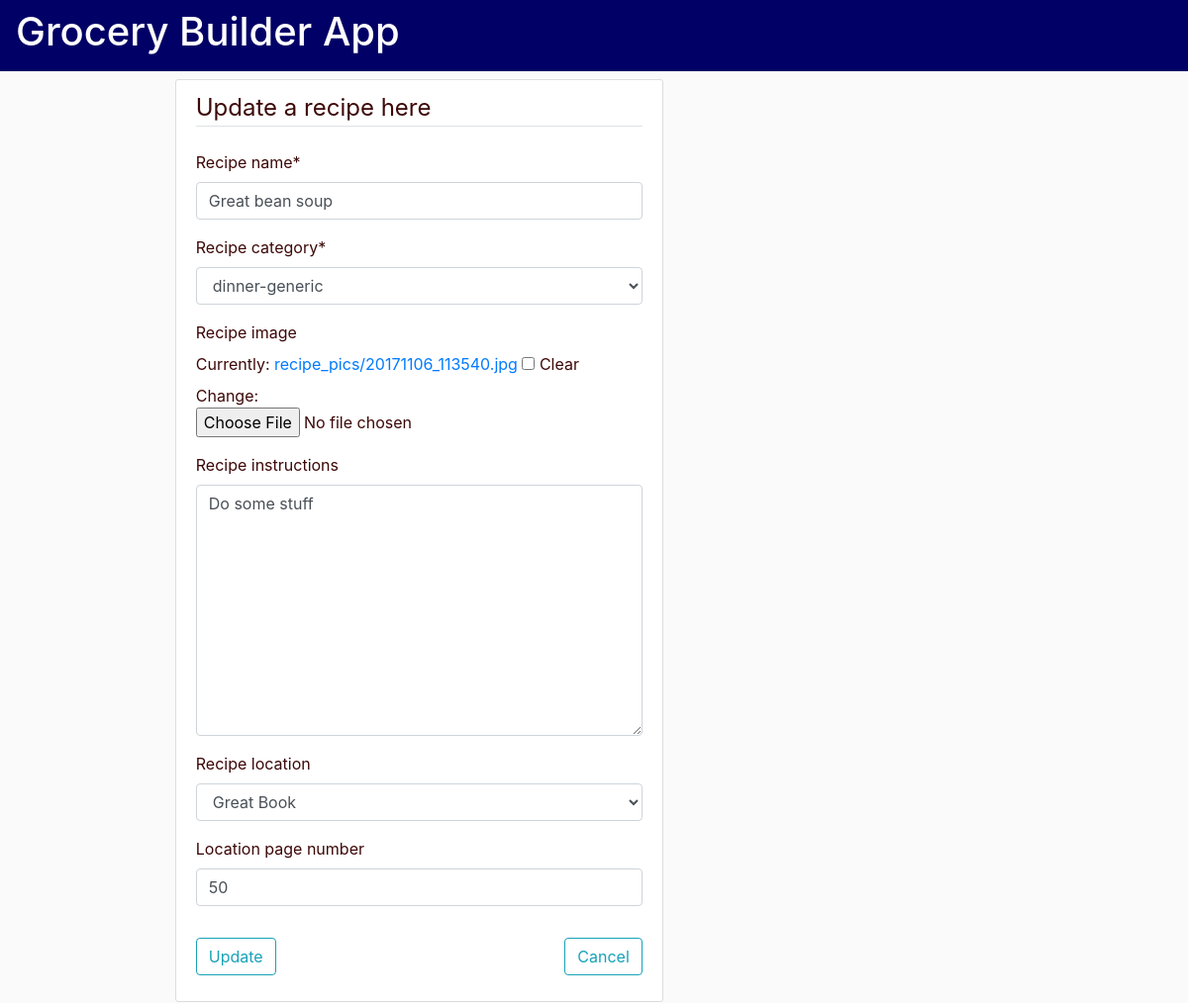
The page /recipe_list/4/update on the database its author committed.
### recipes/models.py (models this page shows, shortened)
class Recipe(models.Model):
    recipe_name = models.CharField(max_length=100)
    recipe_category = models.ForeignKey(
        'components.RecipeCategory', on_delete=models.CASCADE, related_name='recipe_category')
    recipe_image = models.ImageField(
        blank=True, null=True, default="default.jpg", upload_to="recipe_pics/")
    recipe_instructions = models.TextField(blank=True, null=True)
    recipe_location = models.ForeignKey(
        'components.RecipeBook', on_delete=models.CASCADE, related_name='recipe_location', blank=True, null=True)
    location_page_number = models.IntegerField(blank=True, null=True)

### recipes/views.py (the view)
class RecipeUpdate(UpdateView):
    model = Recipe
    fields = [
        'recipe_name',
        'recipe_category',
        'recipe_image',
        'recipe_instructions',
        'recipe_location',
        'location_page_number'
    ]
    success_url = "/recipe_list"
    template_name_suffix = '_update_form'

### components/models.py (called while the page is built)
    def __str__(self):
        return self.recipe_category_name

    def __str__(self):
        return self.book_name

### templates/recipes/recipe_update_form.html (shortened to what this page needs)
{% extends 'base.html' %}
{% load crispy_forms_tags %}
{% block content %}
<div class='content-section'>
    <form method="POST" enctype="multipart/form-data">
        <fieldset class='form-group'>
            <legend class="border-bottom mb-4">Update a recipe here</legend>
            {{ form|crispy }}
        </fieldset>
        <div class="form-group">
            <button class='btn btn-outline-info' type='submit'>Update</button>
            <a class='btn btn-outline-info float-right' type='button' href=" {% url 'recipe_list' %}">Cancel</a>
        </div>
    </form>
</div>
{% endblock %}

### home/static/home/main.css (style rules this page uses)
body { background: #fafafa; color: #3d0808; margin-top: 5rem; }
.content-section { background: #ffffff; padding: 10px 20px; border: 1px solid #dddddd; border-radius: 3px; margin-bottom: 20px; }

### rows shown on the page
Recipe: recipe_name "Great bean soup", recipe_category "dinner-generic", recipe_instructions "Do some stuff", recipe_location "Great Book", location_page_number "50"
